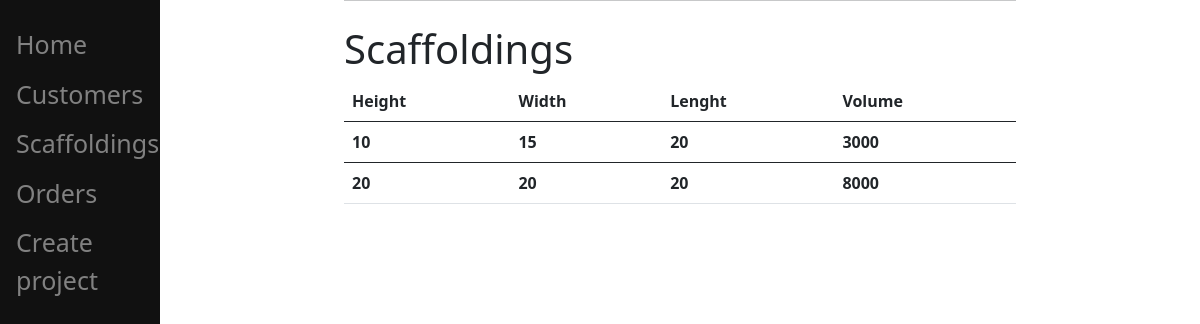
Screenshot of /scaffolding/scaffoldings/ with the database file from the repository.
### orders/models.py (models this page shows, shortened)
class Scaffolding(models.Model):
    pastolio_numeris = models.CharField(
        max_length=200, unique=True)
    height = models.IntegerField(default=0)
    width = models.IntegerField(default=0)
    lenght = models.IntegerField(default=0)
    @property
    def volume(self):
        volume = self.height*self.width*self.lenght
        return volume

### orders/views.py (the view)
# urls.py: path('scaffoldings/', ScaffoldingList.as_view(), name='scaffolds'),
class ScaffoldingList(ListView):
    model = Scaffolding
    template_name = 'orders/scaffoldings.html'

### orders/templates/orders/scaffoldings.html (shortened to what this page needs)
{% extends 'orders/base.html' %}
{% block content %}
<h1> Scaffoldings </h1>
<table class='table'>
    <thead>
        <tr>
            <th>Height</th>
            <th>Width</th>
            <th>Lenght</th>
            <th>Volume</th>
        </tr>
    </thead>
    {% for scaffolding in object_list%}
    <tbody>
        <tr>
            <th>{{ scaffolding.height }}</th>
            <th>{{ scaffolding.width }}</th>
            <th>{{ scaffolding.lenght }}</th>
            <th>{{ scaffolding.volume }}</th>
        </tr>
    </tbody>
    {% endfor %}
</table>
{% endblock %}

### rows the page displays
Scaffolding: height "10", width "15", lenght "20", volume "3000"
Scaffolding: height "20", width "20", lenght "20", volume "8000"
